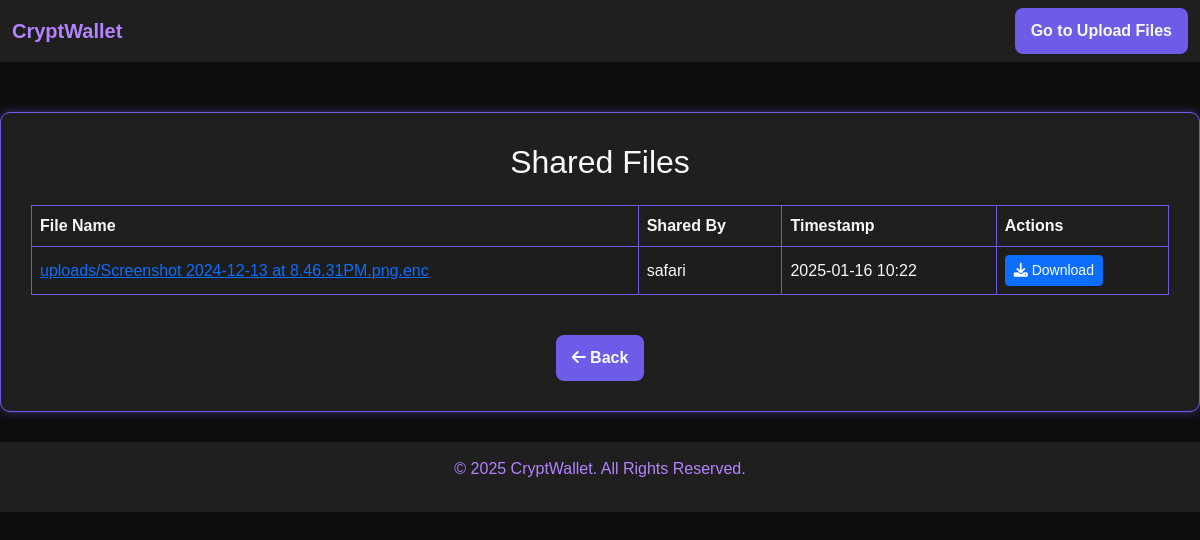
Before: /shared-files/ (signed in) with the older database file.
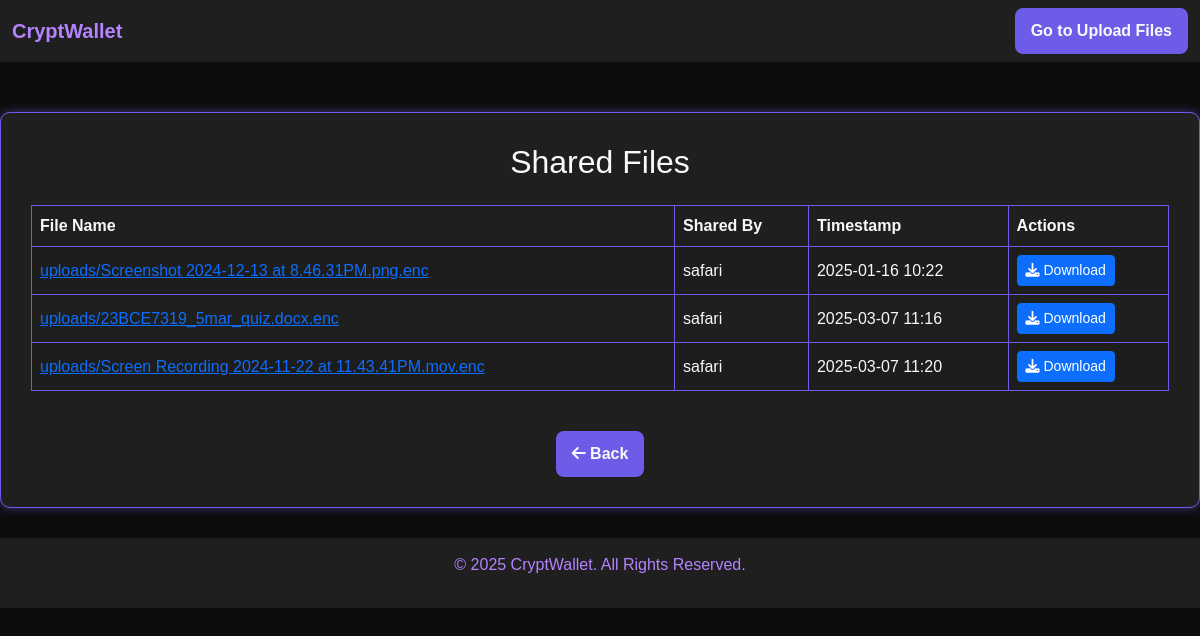
After: the same page with the newer database file.
### vault/models.py (models this page shows, shortened)
class SharedFile(models.Model):
    shared_by = models.ForeignKey(User, related_name='files_shared_by', on_delete=models.CASCADE)
    shared_with = models.ForeignKey(User, related_name='files_shared_with', on_delete=models.CASCADE)
    file = models.ForeignKey(UploadedFile, on_delete=models.CASCADE)
    timestamp = models.DateTimeField(auto_now_add=True)
    class Meta:
        verbose_name = "Shared File"
        verbose_name_plural = "Shared Files"
        constraints = [
            models.UniqueConstraint(fields=['shared_with', 'file'], name='unique_file_share')
        ]

class UploadedFile(models.Model):
    VISIBILITY_CHOICES = [
        ('PUBLIC', 'Public'),
        ('PRIVATE', 'Private'),
    ]
    user = models.ForeignKey(User, on_delete=models.CASCADE, related_name="uploaded_files")  # Associate file with user
    file = models.FileField(upload_to='uploads/')
    uploaded_at = models.DateTimeField(auto_now_add=True)
    visibility = models.CharField(max_length=10, choices=VISIBILITY_CHOICES, default='PRIVATE')
    shared_with = models.ManyToManyField(User, related_name="shared_files", blank=True)  # Users the file is shared with

### vault/views.py (the view)
# urls.py: path('shared-files/',shared_files, name='shared_files'),
@login_required
def shared_files(request):
    shared_files = SharedFile.objects.filter(shared_with=request.user).select_related('file', 'shared_by')
    return render(request, 'vault/shared_files.html', {'shared_files': shared_files})

### vault/templates/vault/shared_files.html (shortened to what this page needs)
<!DOCTYPE html>
<html lang="en">
<head>
    <link href="https://cdn.jsdelivr.net/npm/bootstrap@5.3.0-alpha3/dist/css/bootstrap.min.css" rel="stylesheet">
    <link rel="stylesheet" href="https://cdnjs.cloudflare.com/ajax/libs/font-awesome/6.0.0/css/all.min.css">
</head>
<body>
    <nav class="navbar navbar-expand-lg navbar-dark">
        <div class="container-fluid">
            <a class="navbar-brand" href="/">CryptWallet</a>
            <div class="collapse navbar-collapse" id="navbarNav">
                <ul class="navbar-nav ms-auto">
                    <li class="nav-item"><a class="btn btn-cyber" class="fas fa-arrow-left" href="{% url 'file_upload' %}">Go to Upload Files </a></li>
                </ul>
            </div>
        </div>
    </nav>
    <div class="container">
        <h2 class="text-center mb-4">Shared Files</h2>
        {% if shared_files %}
            <div class="table-responsive">
                <table class="table table-bordered table-striped">
                    <thead class="thead-dark">
                        <tr>
                            <th>File Name</th>
                            <th>Shared By</th>
                            <th>Timestamp</th>
                            <th>Actions</th>
                        </tr>
                    </thead>
                    <tbody>
                        {% for shared_file in shared_files %}
                            <tr>
                                <td><a href="{{ shared_file.file.file.url }}" target="_blank">{{ shared_file.file.file.name|default:"Unnamed File" }}</a></td>
                                <td>{{ shared_file.shared_by.username }}</td>
                                <td>{{ shared_file.timestamp|date:"Y-m-d H:i" }}</td>
                                <td><a href="{% url 'download_file' shared_file.file.id %}" class="btn btn-sm btn-primary">
    <i class="fas fa-download"></i> Download
</a></td>
                            </tr>
                        {% endfor %}
                    </tbody>
                </table>
            </div>
        {% else %}
            <div class="alert alert-info text-center">No files have been shared with you yet.</div>
        {% endif %}
        <div class="text-center mt-4">
            <a href="{% url 'index' %}" class="btn btn-cyber"><i class="fas fa-arrow-left"></i>  Back</a>
        </div>
    </div>
    <footer>
        <p>&copy; 2025 CryptWallet. All Rights Reserved.</p>
    </footer>
</body>
</html>

Changed rows visible on the page:
added SharedFile: file.file.name "uploads/23BCE7319_5mar_quiz.docx.enc", shared_by.username "safari", timestamp "2025-03-07 11:16"
added SharedFile: file.file.name "uploads/Screen Recording 2024-11-22 at 11.43.41PM.mov.enc", shared_by.username "safari", timestamp "2025-03-07 11:20"
